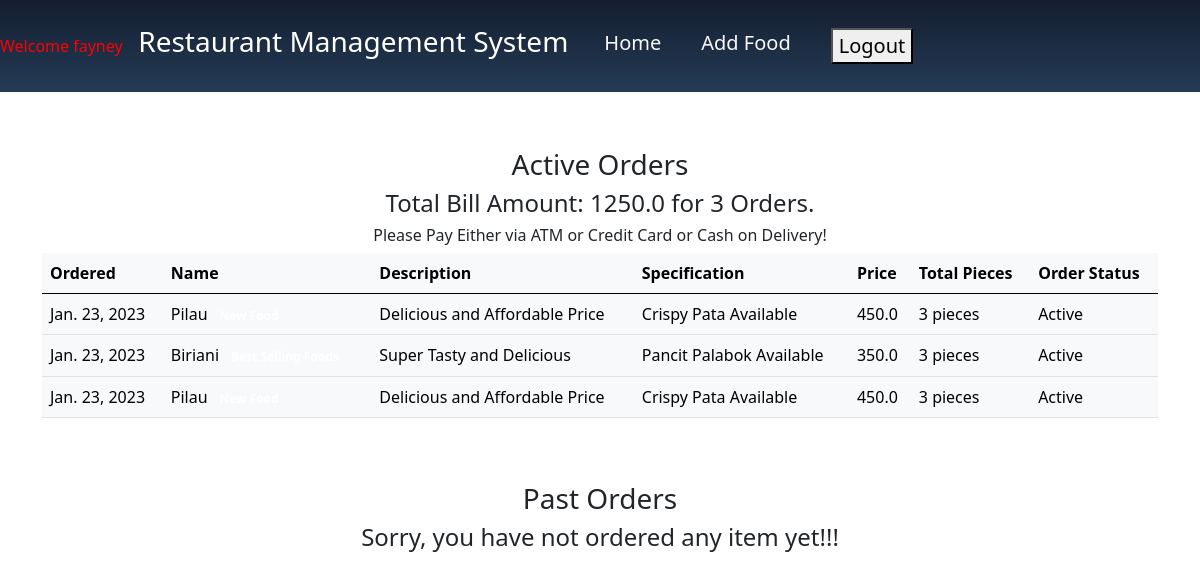
The page /order_details/ (signed in) on the database its author committed.
### main/models.py (models this page shows, shortened)
class CartItems(models.Model):
    ORDER_STATUS = (
        ('Active', 'Active'),
        ('Delivered', 'Delivered')
    )
    user = models.ForeignKey(User, on_delete=models.CASCADE)
    item = models.ForeignKey(Item, on_delete=models.CASCADE)
    ordered = models.BooleanField(default=False)
    quantity = models.IntegerField(default=1)
    ordered_date = models.DateField(default=timezone.now)
    status = models.CharField(max_length=20, choices=ORDER_STATUS, default='Active')
    delivery_date = models.DateField(default=timezone.now)
    class Meta:
        verbose_name = 'Cart Item'
        verbose_name_plural = 'Cart Items'

class Item(models.Model):
    LABELS = (
        ('Best Selling Foods', 'Best Selling Foods'),
        ('New Food', 'New Food'),
        ('Spicy Foods🔥', 'Spicy Foods🔥'),
    )
    LABEL_COLOUR = (
        ('danger', 'danger'),
        ('success', 'success'),
        ('primary', 'primary'),
        ('info', 'info'),
        ('warning', 'warning'),
    )
    title = models.CharField(max_length=150)
    description = models.CharField(max_length=250,blank=True)
    price = models.FloatField()
    pieces = models.IntegerField(default=6)
    instructions = models.CharField(max_length=250,default="Available")
    image = models.ImageField(default='default.png', upload_to='images/')
    labels = models.CharField(max_length=25, choices=LABELS, blank=True)
    label_colour = models.CharField(max_length=15, choices=LABEL_COLOUR, blank=True)
    slug = models.SlugField(default="foods")
    created_by = models.ForeignKey(User, on_delete=models.CASCADE)

### main/views.py (the view)
# urls.py: path('order_details/', views.order_details, name='order_details'),
@login_required
def order_details(request):
    items = CartItems.objects.filter(user=request.user, ordered=True,status="Active").order_by('-ordered_date')
    cart_items = CartItems.objects.filter(user=request.user, ordered=True,status="Delivered").order_by('-ordered_date')
    bill = items.aggregate(Sum('item__price'))
    number = items.aggregate(Sum('quantity'))
    pieces = items.aggregate(Sum('item__pieces'))
    total = bill.get("item__price__sum")
    count = number.get("quantity__sum")
    total_pieces = pieces.get("item__pieces__sum")
    context = {
        'items':items,
        'cart_items':cart_items,
        'total': total,
        'count': count,
        'total_pieces': total_pieces
    }
    return render(request, 'main/order_details.html', context)

### main/templatetags/get_group.py (called while the page is built)
@register.filter(name='has_group')
def has_group(user, group_name):
    return user.groups.filter(name=group_name).exists()

### main/templates/main/order_details.html
{% extends "main/layout.html" %}
{% block content %}
<div class="cart">
    <div class="container">
        <div class="row">
            <div class="col-sm-12 mt-5">
                <h3 class="text-center">Active Orders</h3>
                {% if items %}
                <h4 class="text-center">Total Bill Amount: {{total}} for {{ count }} Orders.</h4>
                <h6 class="text-center">Please Pay Either via ATM or Credit Card or Cash on Delivery!</h6>
                <div class="table-responsive">
                    <table class="table table-light">
                        <thead>
                        <tr>
                            <th scope="col">Ordered</th>
                            <th scope="col">Name</th>
                            <th scope="col">Description</th>
                            <th scope="col">Specification</th>
                            <th scope="col">Price</th>
                            <th scope="col">Total Pieces</th>
                            <th scope="col">Order Status</th>
                        </tr>
                        </thead>
                        <tbody>
                            {% for item_active in items %}
                        <tr>
                            <td>{{ item_active.ordered_date }}</td>
                            <td>{{ item_active.item.title }} <span class="badge badge-{{ item_active.item.label_colour }}">{{ item_active.item.labels }}</span></td>
                            <td>{{ item_active.item.description }}</td>
                            <td>{{ item_active.item.instructions }}</td>
                            <td>{{ item_active.item.price }}</td>
                            <td>{{ item_active.item.pieces }} pieces</td>
                            <td>{{ item_active.status }}</td>
                        </tr>
                            {% endfor %}
                        </tbody>
                    </table>
                </div>
                {% else %}
                <h4 class="text-center">Sorry, you have not ordered any item yet!!!</h4>
                {% endif %}
            </div>
        </div>
        <div class="row">
            <div class="col-sm-12 mt-5">
                <h3 class="text-center">Past Orders</h3>
                {% if cart_items %}
                <div class="table-responsive">
                    <table class="table table-light">
                        <thead>
                        <tr>
                            <th scope="col">Ordered</th>
                            <th scope="col">Name</th>
                            <th scope="col">Description</th>
                            <th scope="col">Specification</th>
                            <th scope="col">Price</th>
                            <th scope="col">Total Pieces</th>
                            <th scope="col">Order Status</th>
                            <th scope="col">Delivery Date</th>
                        </tr>
                        </thead>
                        <tbody>
                            {% for cart in cart_items %}
                        <tr>
                            <td>{{ cart.ordered_date }}</td>
                            <td>{{ cart.item.title }} <span class="badge badge-{{ cart.item.label_colour }}">{{ cart.item.labels }}</span></td>
                            <td>{{ cart.item.description }}</td>
                            <td>{{ cart.item.instructions }}</td>
                            <td>{{ cart.item.price }}</td>
                            <td>{{ cart.item.pieces }} pieces</td>
                            <td>{{ cart.status }}</td>
                            <td>{{ cart.delivery_date }}</td>
                        </tr>
                            {% endfor %}
                        </tbody>
                    </table>
                </div>
                {% else %}
                <h4 class="text-center">Sorry, you have not ordered any item yet!!!</h4>
                {% endif %}
            </div>
        </div>
    </div>
</div>
{% endblock content %}

### main/templates/main/layout.html (shortened to what this page needs)
{% load get_group %}
{% load static %}
<!DOCTYPE html>
<html lang="en">
<head>
 <link href="{% static 'main/vendor/fontawesome-free/css/all.min.css' %}" rel="stylesheet">
     <link rel="stylesheet" href="{% static 'main/jqueryui/jquery-ui.css' %}">
    <link rel="stylesheet" href="{% static 'main/jqueryui/jquery-ui.structure.min.css' %}">
    <link rel="stylesheet" href="{% static 'main/jqueryui/jquery-ui.structure.css' %}">
    <link rel="stylesheet" href="{% static 'main/jqueryui/jquery-ui.theme.min.css' %}">
     <link rel="stylesheet" href="{% static 'main/jqueryui/jquery-ui.theme.css' %}">
    <link href="{% static 'main/css/animate.min.css' %}" rel="stylesheet">
    <link href="{% static 'main/css/bootstrap.min.css' %}" rel="stylesheet">
    <link href="{% static 'main/vendor/bootstrap-icons/bootstrap-icons.css' %}" rel="stylesheet">
    <link href="{% static 'main/vendor/fontawesome-free/css/all.min.css' %}" rel="stylesheet">
</head>
<body>
    <nav class="navbar navbar-expand-lg navbar-dark" style="background:linear-gradient(#141e30, #243b55);position: fixed;z-index: 1;width: 100%; ">
        <a class="navbar-brand" href="/"><h3><span style="color: red;font-size: 16px;">
         {% if user.is_authenticated %} Welcome {{user.username}} {% endif %} &nbsp;</span> Restaurant Management System</h3></a>
        <div class="collapse navbar-collapse" id="navbarNav">
            <ul class="navbar-nav ml-auto">
                    <li ><a href="{% url 'main:home' %}" class="mr-2 text-light" style="float: right;padding: 20px;font-size: 20px;text-decoration: none;">Home</a></li>
                    <li><a href="{% url 'main:add_item' %}" class="mr-2 text-light" style="float: right;padding: 20px;font-size: 20px;text-decoration: none;">Add Food</a></li>
                {% if user.is_authenticated %}
                    {% if request.user|has_group:"admin_owner" %}
                        <li><a href="{% url 'main:admin_dashboard' %}" class="mr-2 text-light">DashBoard</a></li>
                        <li>
                            <form class="logout-link" action="{% url 'accounts:logout' %}" method="post">
                                {% csrf_token %}
                                <button type="submit" class="mr-2">Logout</button>
                            </form>
                        </li>
                    {% else %}
                        <li style="float: right;padding: 20px;font-size: 20px;text-decoration: none;">
                            <form class="logout-link" action="{% url 'accounts:logout' %}" method="post">
                                <button type="submit" class="mr-2">Logout</button>
                            </form>
                        </li>
                    {% endif %}
                {% endif %}
            </ul>
        </div>
    </nav>
<div style="margin-bottom: 2cm;color: white;">
</div>
    <main role="main">
        {% block content %}{% endblock %}
    </main>

### rows shown on the page
CartItems: ordered_date "Jan. 23, 2023", item "Pilau", item.description "Delicious and Affordable Price", item.instructions "Crispy Pata Available", item.price "450.0", item.pieces "3", status "Active"
CartItems: ordered_date "Jan. 23, 2023", item "Biriani", item.description "Super Tasty and Delicious", item.instructions "Pancit Palabok Available", item.price "350.0", item.pieces "3", status "Active"
CartItems: ordered_date "Jan. 23, 2023", item "Pilau", item.description "Delicious and Affordable Price", item.instructions "Crispy Pata Available", item.price "450.0", item.pieces "3", status "Active"

### other values the page prints
{{ user.username }} "fayney"
{{ total }} "1250.0"
{{ count }} "3"
